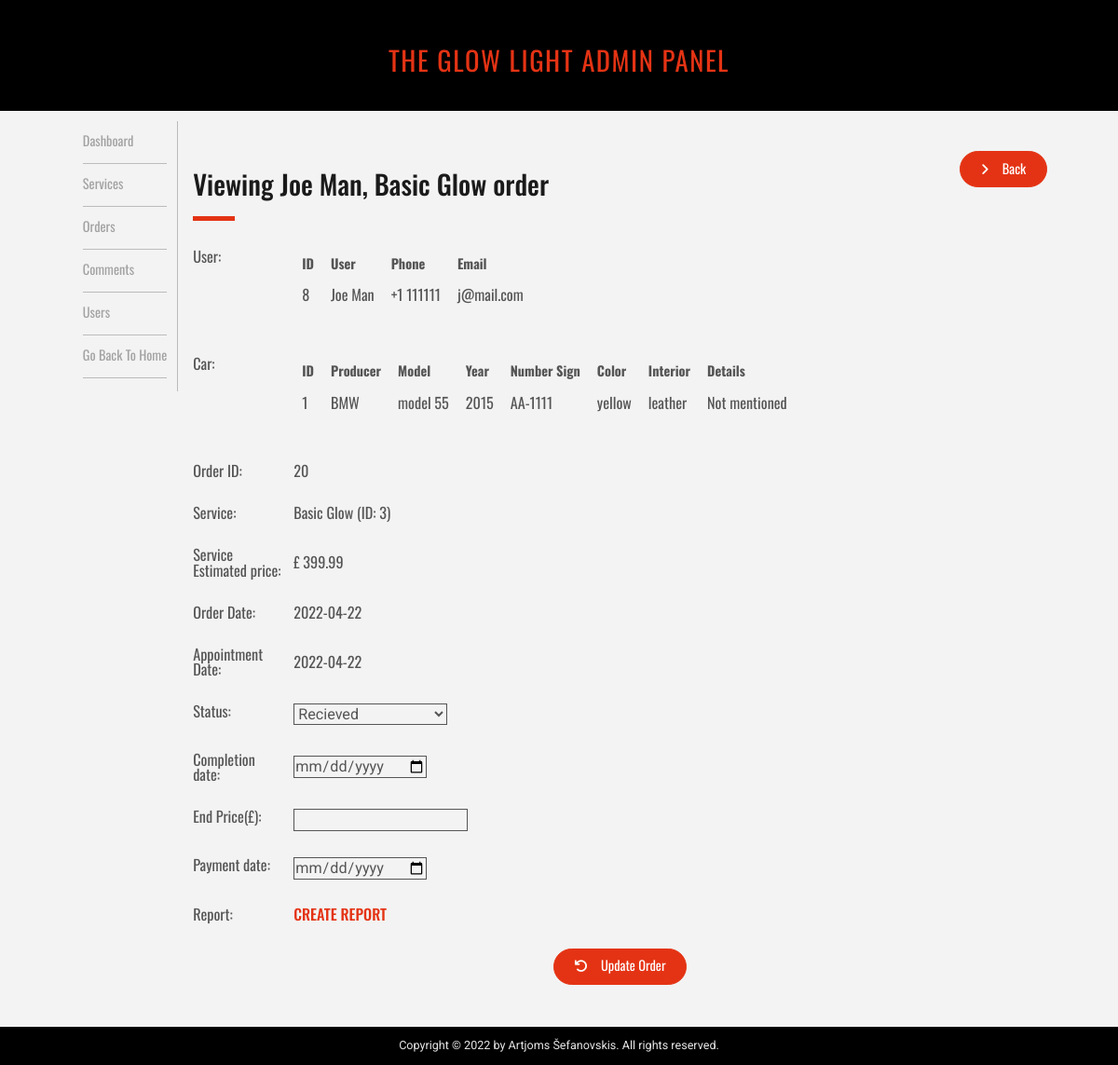
/admin/admin_orders.php?source=view_order&o_id=20&where=all, run on the app's committed database.
### tables this page shows
CREATE TABLE `orders` (
  `order_id` int(11) NOT NULL,
  `order_user_id` int(11) NOT NULL,
  `order_service_id` int(11) NOT NULL,
  `order_car_id` int(11) NOT NULL,
  `order_date` date NOT NULL,
  `order_appointment_date` date NOT NULL,
  `order_status` varchar(255) NOT NULL,
  `order_completion_date` date DEFAULT NULL,
  `order_end_price` int(11) NOT NULL DEFAULT 0,
  `order_date_of_payment` date DEFAULT NULL
);

CREATE TABLE `services` (
  `service_id` int(11) NOT NULL,
  `service_title` varchar(255) NOT NULL,
  `service_price` float NOT NULL,
  `service_hours` int(11) NOT NULL,
  `service_description` text NOT NULL,
  `service_image` text NOT NULL
);

CREATE TABLE `users` (
  `user_id` int(11) NOT NULL,
  `user_first` varchar(255) NOT NULL,
  `user_last` varchar(255) NOT NULL,
  `user_email` varchar(255) NOT NULL,
  `user_phone` int(9) NOT NULL,
  `user_phone_code` int(5) NOT NULL,
  `user_role` varchar(255) NOT NULL DEFAULT 'user',
  `user_password` varchar(255) NOT NULL
);

CREATE TABLE `cars` (
  `car_id` int(11) NOT NULL,
  `car_owner_id` int(11) NOT NULL,
  `car_producer` varchar(255) DEFAULT 'unknown',
  `car_model` varchar(255) DEFAULT 'unknown',
  `car_number_sign` varchar(10) NOT NULL,
  `car_year` int(4) DEFAULT NULL,
  `car_color` varchar(255) DEFAULT 'unknown',
  `car_interior_material` varchar(255) DEFAULT 'unknown',
  `car_details` text DEFAULT 'Not mentioned'
);

### admin/inc/view_order.php (the view, shortened to what this page needs)
<?php
  if(isset($_GET['o_id'])){
    $order_id = $_GET['o_id'];
    $where = $_GET['where'];
    $query = "select
      u.user_id,
      CONCAT(u.user_first, ' ', u.user_last) as user_fullname,
      u.user_email,
      CONCAT('+', u.user_phone_code, ' ', u.user_phone) as 'user_phone',
      c.car_id,
      c.car_producer,
      c.car_model,
      c.car_number_sign,
      c.car_year,
      c.car_color,
      c.car_interior_material,
      c.car_details,
      s.service_id,
      s.service_title,
      s.service_price,
      o.order_id,
      o.order_date,
      o.order_appointment_date,
      o.order_status,
      ifnull(o.order_completion_date,'') as 'order_completion_date',
      ifnull(o.order_end_price,'') as 'order_end_price',
      ifnull(o.order_date_of_payment,'') as 'order_date_of_payment'
      FROM orders as o
      JOIN users as u on u.user_id = o.order_user_id
      JOIN services as s on s.service_id = o.order_service_id
      JOIN cars as c on c.car_id = o.order_car_id
      WHERE o.order_id = $order_id";
    $select_order = mysqli_query($conn,$query);
    while($row = mysqli_fetch_assoc($select_order)){
      $user_id = $row['user_id'];
      $user_fullname = $row['user_fullname'];
      $user_email = $row['user_email'];
      $user_phone = $row['user_phone'];
      $car_id = $row['car_id'];
      $car_producer = $row['car_producer'];
      $car_model = $row['car_model'];
      $car_number_sign = $row['car_number_sign'];
      $car_year = $row['car_year'];
      $car_color = $row['car_color'];
      $car_interior_material = $row['car_interior_material'];
      $car_details = $row['car_details'];
      $service_id = $row['service_id'];
      $service_title = $row['service_title'];
      $service_price = $row['service_price'];
      $order_id = $row['order_id'];
      $order_date = $row['order_date'];
      $order_appointment_date = $row['order_appointment_date'];
      $order_status = $row['order_status'];
      $order_completion_date = $row['order_completion_date'];
      $order_end_price = $row['order_end_price'];
      $order_date_of_payment = $row['order_date_of_payment'];
    }
  ?>
<div class="page-header-box">
  <div>
    <h2 class="page-heading">Viewing <?php echo "$user_fullname, $service_title"; ?> order</h2>
    <span class="page-heading-line"></span>
  </div>
  <a href="admin_orders.php?where=<?php echo $where; ?>" class="btn--cta user-edit-btn" >
    <i class="fas fa-angle-right"></i>
    <span>Back</span>
  </a>
</div>
  <form action="" method="post">
    <table class="ver-table">
      <tr>
        <td class="ver-table-label">User: </td>
        <td>
          <table class="hor-table inner-table">
            <thead class="hor-table-head" >
              <tr>
                <th>ID</th>
                <th>User</th>
                <th>Phone</th>
                <th>Email</th>
              </tr>
            </thead>
            <tbody class="hor-table-body view-orderuser-table">
              <tr>
                <td><?php echo $user_id; ?></td>
                <td><?php echo $user_fullname; ?></td>
                <td><?php echo $user_phone; ?></td>
                <td><?php echo $user_email; ?></td>
              </tr>
            </tbody>
          </table>
        </td>
      </tr>
      <tr>
        <td class="ver-table-label">Car:</td>
        <td>
          <table class="hor-table inner-table view-ordercar-table">
            <thead class="hor-table-head" >
              <tr>
                <th>ID</th>
                <th>Producer</th>
                <th>Model</th>
                <th>Year</th>
                <th>Number Sign</th>
                <th>Color</th>
                <th>Interior</th>
                <th>Details</th>
              </tr>
            </thead>
            <tbody class="hor-table-body">
              <tr>
                <td><?php echo $car_id; ?></td>
                <td><?php echo $car_producer; ?></td>
                <td><?php echo $car_model; ?></td>
                <td><?php echo $car_year; ?></td>
                <td><?php echo $car_number_sign; ?></td>
                <td><?php echo $car_color; ?></td>
                <td><?php echo $car_interior_material; ?></td>
                <td><?php echo $car_details; ?></td>
              </tr>
            </tbody>
          </table>
        </td>
      </tr>
      <tr>
        <td class="ver-table-label">Order ID: </td>
        <td><?php echo $order_id; ?></td>
      </tr>
      <tr>
        <td class="ver-table-label">Service: </td>
        <td><?php echo "$service_title (ID: $service_id)"; ?></td>
      </tr>
      <tr>
        <td class="ver-table-label">Service Estimated price: </td>
        <td><?php echo "£ $service_price"; ?></td>
      </tr>
      <tr>
        <td class="ver-table-label">Order Date: </td>
        <td><?php echo $order_date; ?></td>
      </tr>
      <tr>
        <td class="ver-table-label">Appointment Date: </td>
        <td><?php echo $order_appointment_date; ?></td>
      </tr>
      <tr>
        <td class="ver-table-label">Status: </td>
        <td>
          <select name="order_status" class="ver-table-input">
            <?php
              echo "<option value='$order_status'>$order_status</option>";
            ?>
          </select>
        </td>
      </tr>
      <tr>
        <td class="ver-table-label">Completion date: </td>
        <td> <input class="ver-table-input" value="<?php echo $order_completion_date;?>" type="date" placeholder="yyyy/mm/dd"  name="order_completion_date" class="user-data-input"></td>
      </tr>
      <tr>
        <td class="ver-table-label">End Price(£): </td>
        <td><input class="ver-table-input" value="<?php if($order_end_price != 0){echo $order_end_price;}?>" type="number" name="order_end_price" class="user-data-input"></td>
      </tr>
      <tr>
        <td class="ver-table-label">Payment date: </td>
        <td><input class="ver-table-input" value="<?php echo $order_date_of_payment;?>" type="date" placeholder="yyyy/mm/dd" name="order_date_of_payment" class="user-data-input"></td>
      </tr>
      <tr>
        <td class="ver-table-label">Report: </td>
        <?php
          $query = "select*from order_report where report_order_id = $order_id";
          $select_report = mysqli_query($conn,$query);
          if(mysqli_num_rows($select_report) == 0){
            $report_text = "Create Report";
            $report = "add_report";
          }else{
            $report_text = "View Report";
            $report = "view_report";
          }
        ?>
        <td><?php echo "<a class='report-link' href='admin_orders.php?source=$report&o_id=$order_id&where=$where'>$report_text</a>";?></td>
      </tr>
    </table>
    <div class="btn--submit">
      <button class="btn--cta" type="submit" name="update_order">
        <i class="fa fa-rotate-left"></i>
        <span>Update Order</span>
      </button>
    </div>
  </form>
  <?php
  }
?>

### admin/style/general.css (style rules this page uses)
* { margin: 0; padding: 0; box-sizing: border-box; }
html { font-size: 62.5%; height: 100%; }
body { font-family: "Oswald", sans-serif; line-height: 1; font-weight: 400; color: #555; background-color: #f3f3f3; position: relative; min-height: 100vh; }
input[type="number"] { -moz-appearance: textfield; }
.btn--cta, .btn--cta:link, .btn--cta:visited { font-family: "Oswald", sans-serif; display: inline-block; color: #fff; background-color: #e43314; font-size: 1.6rem; text-decoration: none; padding: 1.2rem 2.4rem; border-radius: 100px; text-align: center; border: #e43314 solid 1px; height: fit-content; }
.btn--cta i { padding-right: 1.2rem; font-size: 1.6rem; }
.btn--submit { display: block; text-align: center; }
.page-header-box { display: flex; margin-bottom: 3.2rem; justify-content: space-between; }
.page-heading { font-size: 3.2rem; color: #1a1a1a; }
.page-heading-line { display: inline-block; border-top: 5px solid #e43314; width: 5rem; }
.hor-table { font-size: 1.2rem; text-align: left; vertical-align: center; border-collapse: collapse; }
.hor-table-head { font-size: 1.6rem; }
.hor-table th { height: 2.4rem; padding: 1rem; }
.hor-table td { height: 5.6rem; padding: 1rem; }
.hor-table tbody tr:nth-child(odd) { background-color: #dfdfdf; }
.ver-table { font-size: 1.8rem; width: 100%; }
.ver-table tr td { padding-bottom: 3.2rem; }
.ver-table-label { width: 12rem; padding-right: 1.2rem; vertical-align: top; }
@media (max-width: 75em) { html { font-size: 56.25%; } }

### admin/style/orders.css (style rules this page uses)
.inner-table tbody tr:nth-child(odd) { background-color: #f3f3f3; }
.inner-table tbody { font-size: 1.8rem; }
.ver-table-input { height: 2.6rem; border: 1px solid #555; font-family: "Roboto"; background-color: #f3f3f3; }
.report-link:link, .report-link:visited { text-decoration: none; color: #e43314; text-transform: uppercase; font-weight: 500; }

### data on the page
orders: order_service.service_title "Basic Glow", order_user.user_id "8", order_user.user_email "j@mail.com", cars.car_id "1", cars.car_producer "BMW", cars.car_model "model 55", cars.car_year "2015", cars.car_number_sign "AA-1111", cars.car_color "yellow", cars.car_interior_material "leather", cars.car_details "Not mentioned", order_id "20", order_service.service_id "3", order_service.service_price "399.99", order_date "2022-04-22", order_appointment_date "2022-04-22", order_status "Recieved"

### other printed values
$user_fullname "Joe Man"
$user_phone "+1 111111"
$report_text "CREATE REPORT"
